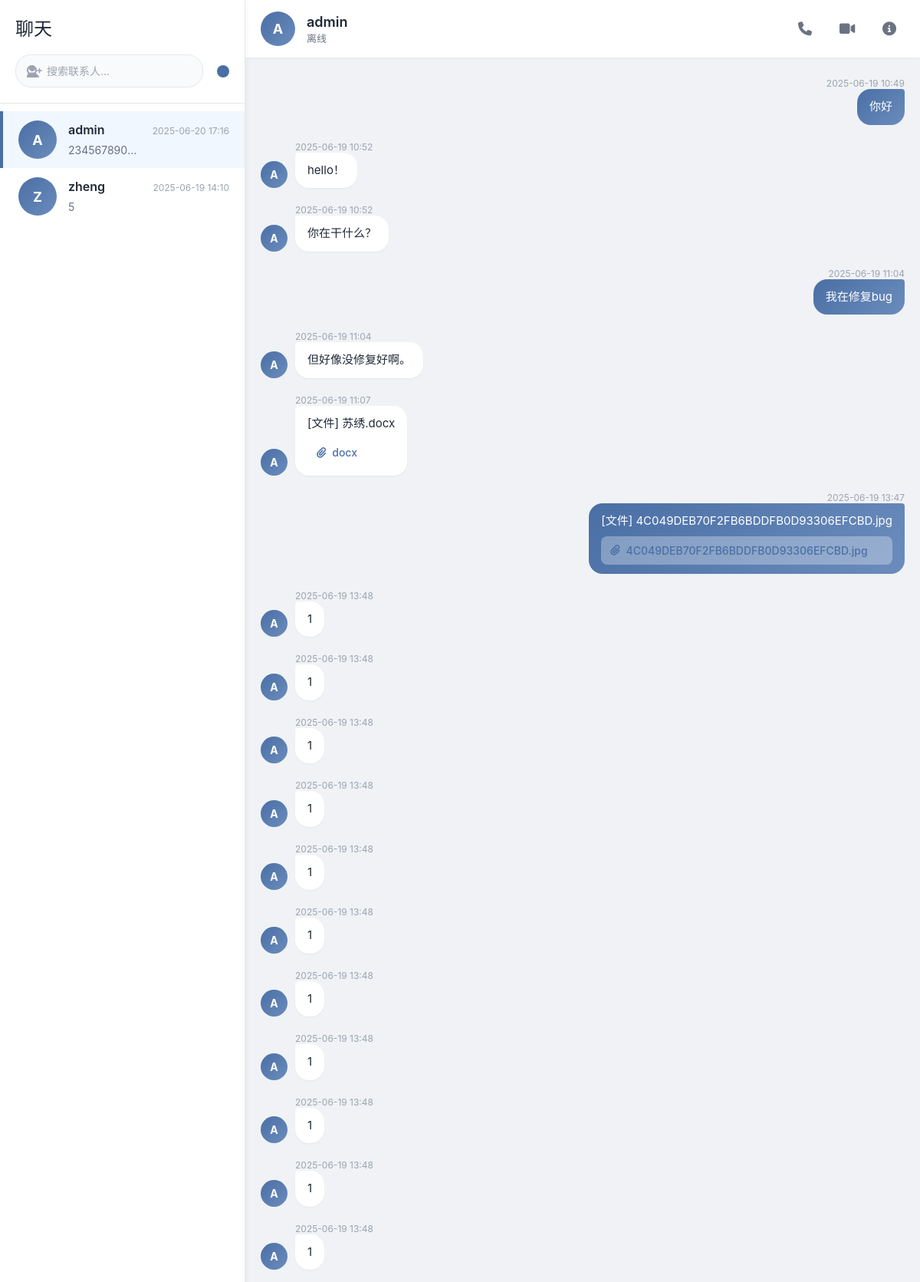
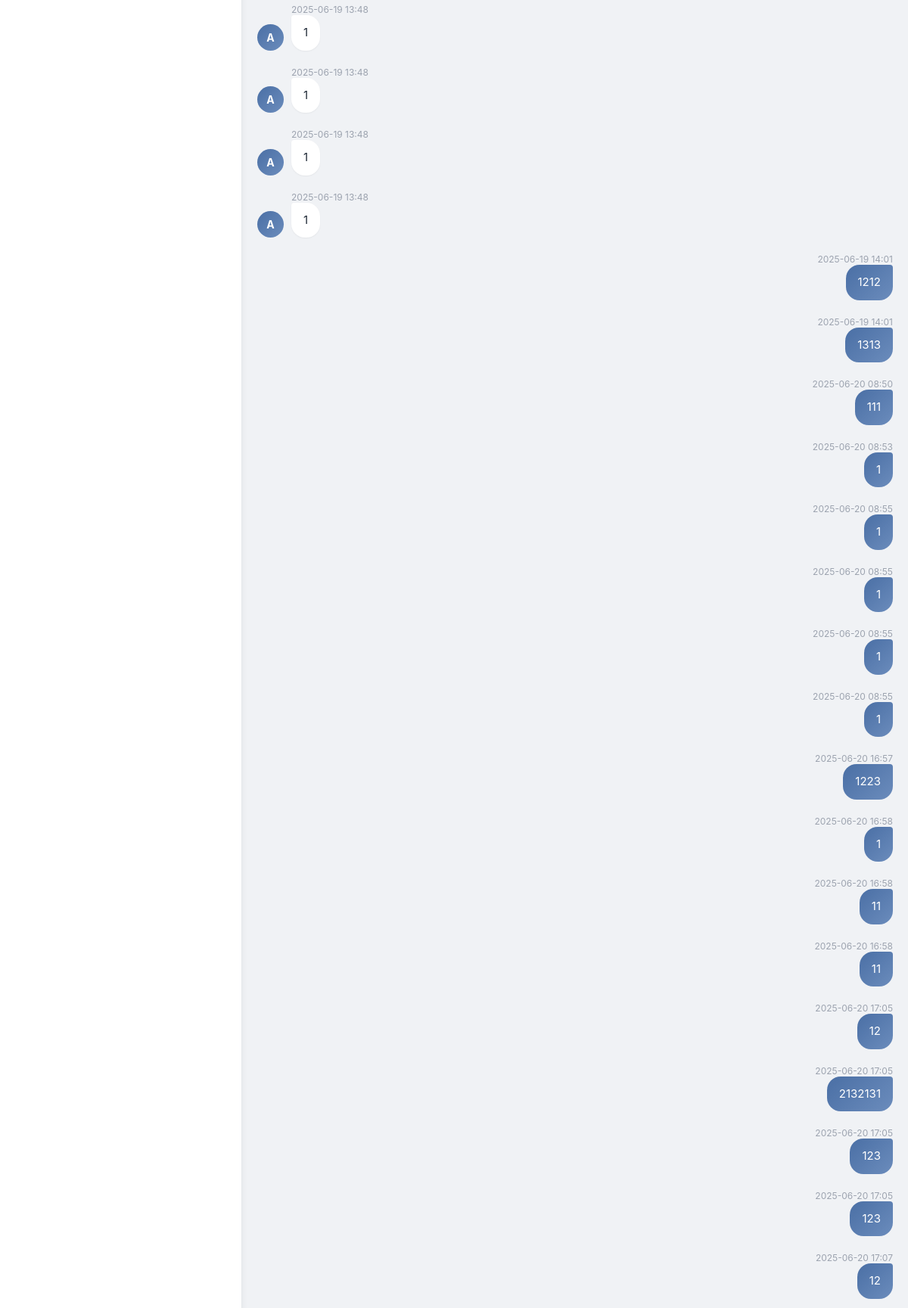
Page /chat (signed in, upper part) on the committed database (2 pictures, top to bottom).
### app.py (models this page shows)
class User(db.Model):
    id = db.Column(db.Integer, primary_key=True)
    username = db.Column(db.String(80), unique=True, nullable=False)
    email = db.Column(db.String(120), nullable=False)
    password = db.Column(db.String(120), nullable=False)
    online = db.Column(db.Boolean, default=False)
    def to_dict(self):
        return {
            "id": self.id,
            "name": self.username,
            "username": self.username,
            "email": self.email,
            "online": self.online,
        }

class Message(db.Model):
    id = db.Column(db.Integer, primary_key=True)
    sender_id = db.Column(db.Integer, db.ForeignKey("user.id"), nullable=False)
    recipient_id = db.Column(db.Integer, db.ForeignKey("user.id"), nullable=False)
    content = db.Column(db.Text, nullable=False)
    timestamp = db.Column(db.DateTime, default=datetime.now)
    read = db.Column(db.Boolean, default=False)
    attachment_id = db.Column(db.Integer, db.ForeignKey("attachment.id"))
    attachment = db.relationship("Attachment", backref="message", uselist=False)
    def to_dict(self):
        sender = User.query.get(self.sender_id)
        return {
            'id': self.id,
            'sender_id': self.sender_id,
            'sender_username': sender.username if sender else "未知",
            'recipient_id': self.recipient_id,
            'content': self.content,
            'timestamp': self.timestamp.strftime("%Y-%m-%d %H:%M:%S"),
            'read': self.read,
            'attachment': self.attachment.to_dict() if self.attachment else None
        }

class Attachment(db.Model):
    id = db.Column(db.Integer, primary_key=True)
    filename = db.Column(db.String(255), nullable=False)
    filepath = db.Column(db.String(255), nullable=False)
    filetype = db.Column(db.String(50), nullable=False)
    def to_dict(self):
        return {"id": self.id, "filename": self.filename, "filetype": self.filetype}

### app.py (the view, shortened to what this page needs)
@app.route("/chat")
def chat():
    if "user_id" not in session:
        return redirect(url_for("login"))
    user_id = session["user_id"]
    current_user = User.query.get(user_id)
    friendships = Friendship.query.filter(
        (Friendship.user_id == user_id) | (Friendship.friend_id == user_id),
        Friendship.status == "accepted",
    ).all()
    friend_ids = set()
    for fs in friendships:
        if fs.user_id == user_id:
            friend_ids.add(fs.friend_id)
        else:
            friend_ids.add(fs.user_id)
    contacts = User.query.filter(User.id.in_(friend_ids)).all()
    contacts_data = []
    for contact in contacts:
        last_message = (
            Message.query.filter(
                ((Message.sender_id == user_id) & (Message.recipient_id == contact.id))
                | (
                    (Message.sender_id == contact.id)
                    & (Message.recipient_id == user_id)
                )
            )
            .order_by(Message.timestamp.desc())
            .first()
        )
        unread_count = Message.query.filter(
            (Message.recipient_id == user_id)
            & (Message.sender_id == contact.id)
            & (Message.read == False)
        ).count()
        contacts_data.append(
            {
                "id": contact.id,
                "name": contact.username,
                "online": contact.online,
                "last_message": last_message.to_dict() if last_message else None,
                "unread_count": unread_count,
            }
        )
    current_contact_id = request.args.get(
        "contact_id", contacts[0].id if contacts else None
    )
    current_contact = User.query.get(current_contact_id)
    messages = (
        Message.query.filter(
            (
                (Message.sender_id == user_id)
                & (Message.recipient_id == current_contact_id)
            )
            | (
                (Message.sender_id == current_contact_id)
                & (Message.recipient_id == user_id)
            )
        )
        .order_by(Message.timestamp.asc())
        .all()
    )
    Message.query.filter(
        (Message.recipient_id == user_id)
        & (Message.sender_id == current_contact_id)
        & (Message.read == False)
    ).update({"read": True})
    db.session.commit()
    return render_template(
        "chat.html",
        current_user=current_user.to_dict(),
        contacts=contacts_data,
        current_contact=current_contact.to_dict(),
        messages=[m.to_dict() for m in messages],
    )

### app.py (called while the page is built)
@app.template_filter("format_time")
def format_time_filter(timestamp):
    if isinstance(timestamp, str):
        timestamp = datetime.fromisoformat(timestamp)
    return timestamp.strftime("%Y-%m-%d %H:%M")

### templates/chat.html (shortened to what this page needs)
{% extends 'base.html' %}
{% block styles %}
  <link rel="stylesheet" href="{{ url_for('static', filename='css/chat.css') }}" />
{% endblock %}
{% block content %}
  <div class="chat-container">
    <div class="contacts-panel">
      <div class="contacts-header">
        <h2>聊天</h2>
        <div class="search-box flex items-center">
          <div class="relative flex-grow">
            <input type="text" placeholder="搜索联系人..." id="searchContacts" class="w-full pl-10 pr-4 py-2 rounded-full border border-gray-300 focus:outline-none focus:border-blue-500" />
            <i class="fas fa-search absolute left-3 top-1/2 transform -translate-y-1/2 text-gray-400"></i>
          </div>
          <button id="addFriendBtn" class="ml-2 bg-primary text-white p-2 rounded-full hover:bg-primaryDark transition-colors duration-300"><i class="fas fa-user-plus"></i></button>
        </div>
      </div>
      <div class="contacts-list" id="contactsList">
        {% if contacts|length == 0 %}
          <div class="no-contacts text-gray-500 text-center py-8">
            <i class="fas fa-user-friends text-4xl mb-2"></i>
            <p>暂无好友</p>
          </div>
        {% else %}
          {% for contact in contacts %}
            <div class="contact {% if current_contact and contact.id == current_contact.id %}active{% endif %}" data-contact-id="{{ contact.id }}">
              <div class="contact-avatar">{{ contact.name|first|upper }}</div>
              <div class="contact-info">
                <div class="contact-name">{{ contact.name }}</div>
                <div class="last-message">
                  {% if contact.last_message %}
                    {{ contact.last_message.content|truncate(20) }}
                  {% else %}
                    暂无消息
                  {% endif %}
                </div>
              </div>
              <div class="message-info">
                {% if contact.last_message %}
                  <span class="message-time">{{ contact.last_message.timestamp|format_time }}</span>
                {% endif %}
              </div>
            </div>
          {% endfor %}
        {% endif %}
      </div>
    </div>
    <div class="chat-panel">
      {% if current_contact %}
        <div class="chat-header">
          <div class="chat-partner">
            <div class="partner-avatar">{{ current_contact.name|first|upper }}</div>
            <div class="partner-info">
              <div class="partner-name" id="currentContactName">{{ current_contact.name }}</div>
              <div class="partner-status" id="contactStatus">
              </div>
            </div>
          </div>
          <div class="chat-actions">
            <button class="action-btn"><i class="fas fa-phone"></i></button>
            <button class="action-btn"><i class="fas fa-video"></i></button>
            <button class="action-btn"><i class="fas fa-info-circle"></i></button>
          </div>
        </div>
        <div class="chat-messages" id="chatMessages">
          {% for message in messages %}
            <div class="message-row {% if message.sender_id == current_user.id %}
                sent
              {% else %}
                received
              {% endif %}">
              {% if message.sender_id != current_user.id %}
                <div class="message-avatar">{{ current_contact.name|first|upper }}</div>
              {% endif %}
              <div class="message-content">
                <div class="message-time">{{ message.timestamp|format_time }}</div>
                <div class="message-text">
                  {{ message.content }}
                  {% if message.attachment %}
                    <div class="message-attachment">
                      <i class="fas fa-paperclip"></i>
                      <a href="{{ url_for('download_attachment', file_id=message.attachment.id) }}">{{ message.attachment.filename }}</a>
                    </div>
                  {% endif %}
                </div>
              </div>
            </div>
          {% endfor %}
        </div>
      {% endif %}
    </div>
  </div>
{% endblock %}

### templates/base.html (shortened to what this page needs)
<!DOCTYPE html>
<html lang="zh-CN">
  <head>
    <script src="https://cdn.tailwindcss.com"></script>
    <link rel="stylesheet" href="https://cdnjs.cloudflare.com/ajax/libs/font-awesome/6.4.0/css/all.min.css">
    {% block styles %}
    {% endblock %}
  </head>
  <body class="font-sans bg-gray-50">
    {% block content %}
    {% endblock %}
  </body>
</html>

### rows in the picture
User: name|first "A", name "admin", last_message.content "234567890…", last_message.timestamp "2025-06-20 17:16", name|first "A" "A" "A" "A", timestamp "2025-06-19 13:48", content "1"
User: name|first "Z", name "zheng", last_message.content "5", last_message.timestamp "2025-06-19 14:10"
Message: content "你好"
Message: content "hello！"
Message: content "你在干什么？"
Message: content "我在修复bug"
Message: content "但好像没修复好啊。"
Message: content "[文件] 苏绣.docx"
Attachment: attachment.filename "docx"
Message: content "[文件] 4C049DEB70F2FB6BDDFB0D93306EFCBD.jpg"
Attachment: attachment.filename "4C049DEB70F2FB6BDDFB0D93306EFCBD.jpg"
Message: content "1212"
Message: content "1313"
Message: content "111"
User: timestamp "2025-06-20 08:53", content "1", timestamp "2025-06-20 08:55", timestamp "2025-06-20 16:58"
Message: content "1223"
Message: content "11"
Message: content "11"
Message: content "12"
Message: content "2132131"
Message: content "123"
Message: content "123"
Message: content "12"

### other values in the picture
{{ message.timestamp|format_time }} "2025-06-19 10:49" "2025-06-19 10:52" "2025-06-19 10:52" "2025-06-19 11:04" "2025-06-19 11:04" "2025-06-19 11:07" "2025-06-19 13:47" "2025-06-19 14:01" "2025-06-19 14:01" "2025-06-20 08:50" "2025-06-20 16:57" "2025-06-20 16:58" "2025-06-20 16:58" "2025-06-20 17:05" "2025-06-20 17:05" "2025-06-20 17:05" "2025-06-20 17:05" "2025-06-20 17:07"
